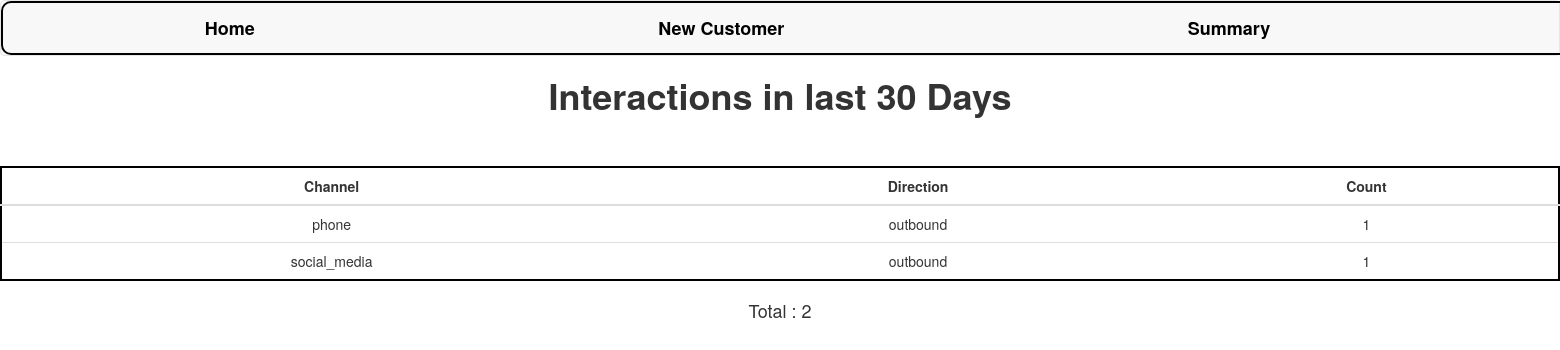
The page /summary/ on the database its author committed.
### customer360/models.py (models this page shows)
class Interaction(models.Model):
    CHANNEL_CHOICES = [
        ('phone', 'Phone'),
        ('sms', 'SMS'),
        ('email', 'Email'),
        ('letter', 'Letter'),
        ('social_media', 'Social Media'),
    ]
    DIRECTION_CHOICES = [
        ('inbound', 'Inbound'),
        ('outbound', 'Outbound'),
    ]
    customer = models.ForeignKey(Customer, on_delete=models.CASCADE)
    channel = models.CharField(max_length=15, choices=CHANNEL_CHOICES)
    direction = models.CharField(max_length=10, choices=DIRECTION_CHOICES)
    interaction_date = models.DateField(auto_now_add=True)
    summary = models.TextField()

### customer360/views.py (the view)
# urls.py: path('summary/',views.summary,name='summary'),
def summary(request):
    thirty_days_ago = date.today() - timedelta(days=30)
    interactions = Interaction.objects.filter(interaction_date__gte=thirty_days_ago)
    count = len(interactions)
    interactions = interactions.values("channel","direction").annotate(count=Count('channel'))
    context={
                "interactions":interactions,
                "count":count
             }
    return render(request,"summary.html",context=context)

### customer360/templates/summary.html
{% extends 'base.html' %}
{% load static %}
{% block content %}
<html>
    <body>
        <h1> Interactions in last 30 Days  </h1>
        {% if not interactions %}
            <p> there are no interactions in the last 30 days <p>
        {% else %}
            <table class="table">
                <thead>
                    <tr>
                        <th>Channel</th>
                        <th>Direction</th>
                        <th>Count</th>
                    </tr>
                </thead>
                <tbody>
                    {% for interaction in interactions %}
                        <tr>
                            <td>{{ interaction.channel }}</td>
                            <td>{{ interaction.direction }}</td>
                            <td> {{ interaction.count }} </td>
                        </tr>
                    {% endfor %}
                </tbody>
            </table>
            <h4> Total : {{ count }} </h4>
        {% endif %}
    </body>
</html>
{% endblock content %}

### static/css/main.css (style rules this page uses)
body { text-align: center; margin: auto; }
h1,p { font-weight: bold; }
table { margin: auto; border: 2px solid #000000; margin-top: 50px; border-radius: 15px; background-color: white; text-align: center; }
th { text-align: center; }

### rows shown on the page
Interaction: channel "phone", direction "outbound", count "1"
Interaction: channel "social_media", direction "outbound", count "1"

### other values the page prints
{{ count }} "2"
